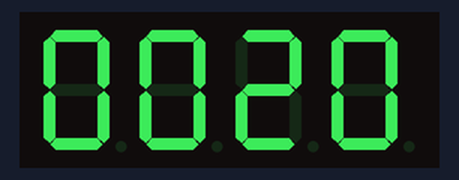
The sketch below on a simulated Arduino Uno, built with avr-gcc and run on an emulated ATmega328P. On the bench: 4-digit seven-segment display. Wiring (inferred from the names in the program): 4-digit 7-segment display, segments lit when HIGH: segments pin 2, pin 3, pin 4, pin 5, pin 6, pin 7, pin 8, pin 9; digit selects pin 10, pin 11, pin 12, pin 13. The segment pins are drawn as the display they are named for.

Above: at 0.1 s.
At 4.1 s:
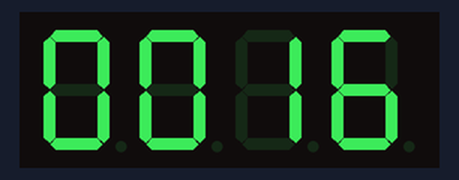
At 9.2 s:
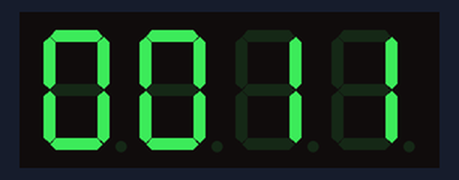
At 14.2 s:
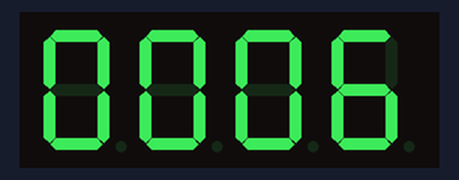
At 18.3 s:
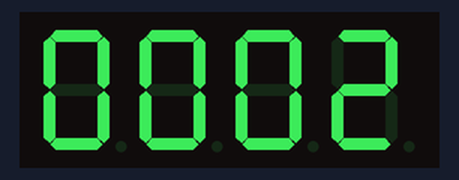
At 37.4 s:
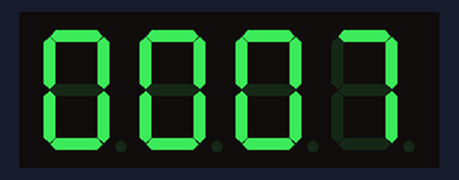

The sketch:

_7segment4digit_5641ah_dec17a.ino
```cpp
/*
  Project: 4-Digit 7-segment display module (common cathode)
  Function: Timer. You can see the number on timer decreases by 1 second from 20 to 0 then timer will flash twice and restart
  in 2 seconds
*/
//*************************************************************
//the pins of 4-digit 7-segment display attached to arduino board digital pins 2 - 13 respectively
const int a = 2;
const int b = 3;
const int c = 4;
const int d = 5;
const int e = 6;
const int f = 7;
const int g = 8;
const int DP = 9;// dot is not used in this project
const int D1 = 10;
const int D2 = 11;
const int D3 = 12;
const int D4 = 13;

int dig1 = 0;
int dig2 = 0;
int dig3 = 2;
int dig4 = 0;

const int delayTime = 5;//delay set to 5 ms
int i = 20;        //declare the variable - 20 seconds timer. you can change it to your desired number
long timer = millis() + 1000;//if you put number less then 1000 the counting will be faster
//*************************************************************
void setup()
{
  Serial.begin(9600);//initialize serial communications at 9600 bps
//set all the pins of the LED display as output
  pinMode(a, OUTPUT);
  pinMode(b, OUTPUT);
  pinMode(c, OUTPUT);
  pinMode(d, OUTPUT);
  pinMode(e, OUTPUT);
  pinMode(f, OUTPUT);
  pinMode(g, OUTPUT);
  pinMode(D1, OUTPUT);
  pinMode(D2, OUTPUT);
  pinMode(D3, OUTPUT);
  pinMode(D4, OUTPUT);
  pinMode(DP, OUTPUT);
}

void loop()
{
  //the counter
  while (i > 0)
  {
    if (millis() > timer) {
      i--;
      if (i < 1) {
        delay(500);
        digitalWrite(D1, LOW);
        digitalWrite(D2, LOW);
        digitalWrite(D3, LOW);
        digitalWrite(D4, LOW);
        delay(500);
        digitalWrite(D1, HIGH);
        digitalWrite(D2, HIGH);
        digitalWrite(D3, HIGH);
        digitalWrite(D4, HIGH);
        delay(500);
        digitalWrite(D1, LOW);
        digitalWrite(D2, LOW);
        digitalWrite(D3, LOW);
        digitalWrite(D4, LOW);
        delay(500);
        digitalWrite(D1, HIGH);
        digitalWrite(D2, HIGH);
        digitalWrite(D3, HIGH);
        digitalWrite(D4, HIGH);


        delay(2000);//delay set for 2 seconds before the timer do reset
        i = 20;                //timer set to 20 seconds.change it to your desired number

      }
      dig1 = i / 100;
      dig2 = (i - (dig1 * 100)) / 100;
      dig3 = (i - (dig1 * 100 + dig2 * 100)) / 10;
      dig4 = i % 10;
      timer = millis() + 1000;//if you put number less then 1000 the counting will be faster

    }

    digitalWrite(D4, LOW);    //Digit 4
    pickNumber(dig4);
    delay(delayTime);
    digitalWrite(D4, HIGH);

    digitalWrite(D3, LOW);    //Digit 3
    pickNumber(dig3);
    delay(delayTime);
    digitalWrite(D3, HIGH);

    digitalWrite(D2, LOW);   //Digit 2
    pickNumber(dig2);
    delay(delayTime);
    digitalWrite(D2, HIGH);

    digitalWrite(D1, LOW);   //Digit 1
    pickNumber(dig1);
    delay(delayTime);
    digitalWrite(D1, HIGH);
  }

}
//*************************************************************
//The function is to control the 7-segment LED display to display numbers. Here x is the number to be displayed. It is an integer from 0 to 9

void pickNumber(int x) {
  switch (x) {
    case 1: number1(); break;
    case 2: number2(); break;
    case 3: number3(); break;
    case 4: number4(); break;
    case 5: number5(); break;
    case 6: number6(); break;
    case 7: number7(); break;
    case 8: number8(); break;
    case 9: number9(); break;
    default: number0(); break;
  }
}
//*************************************************************
void clearLEDs()
{
  digitalWrite(a, LOW);
  digitalWrite(b, LOW);
  digitalWrite(c, LOW);
  digitalWrite(d, LOW);
  digitalWrite(e, LOW);
  digitalWrite(f, LOW);
  digitalWrite(g, LOW);
  digitalWrite(DP, LOW);
}

void number1()             //Number 1
{
  digitalWrite(a, LOW);
  digitalWrite(b, HIGH);
  digitalWrite(c, HIGH);
  digitalWrite(d, LOW);
  digitalWrite(e, LOW);
  digitalWrite(f, LOW);
  digitalWrite(g, LOW);
}

void number2()             //Number 2
{
  digitalWrite(a, HIGH);
  digitalWrite(b, HIGH);
  digitalWrite(c, LOW);
  digitalWrite(d, HIGH);
  digitalWrite(e, HIGH);
  digitalWrite(f, LOW);
  digitalWrite(g, HIGH);
}

void number3()            //Number 3
{
  digitalWrite(a, HIGH);
  digitalWrite(b, HIGH);
  digitalWrite(c, HIGH);
  digitalWrite(d, HIGH);
  digitalWrite(e, LOW);
  digitalWrite(f, LOW);
  digitalWrite(g, HIGH);
}

void number4()             //Number 4
{
  digitalWrite(a, LOW);
  digitalWrite(b, HIGH);
  digitalWrite(c, HIGH);
  digitalWrite(d, LOW);
  digitalWrite(e, LOW);
  digitalWrite(f, HIGH);
  digitalWrite(g, HIGH);
}

void number5()             //Number 5
{
  digitalWrite(a, HIGH);
  digitalWrite(b, LOW);
  digitalWrite(c, HIGH);
  digitalWrite(d, HIGH);
  digitalWrite(e, LOW);
  digitalWrite(f, HIGH);
  digitalWrite(g, HIGH);
}

void number6()             //Number 6
{
  digitalWrite(a, HIGH);
  digitalWrite(b, LOW);
  digitalWrite(c, HIGH);
  digitalWrite(d, HIGH);
  digitalWrite(e, HIGH);
  digitalWrite(f, HIGH);
  digitalWrite(g, HIGH);
}

void number7()            //Number 7
{
  digitalWrite(a, HIGH);
  digitalWrite(b, HIGH);
  digitalWrite(c, HIGH);
  digitalWrite(d, LOW);
  digitalWrite(e, LOW);
  digitalWrite(f, LOW);
  digitalWrite(g, LOW);
}

void number8()            //Number 8
{
  digitalWrite(a, HIGH);
  digitalWrite(b, HIGH);
  digitalWrite(c, HIGH);
  digitalWrite(d, HIGH);
  digitalWrite(e, HIGH);
  digitalWrite(f, HIGH);
  digitalWrite(g, HIGH);
}

void number9()             //Number 9
{
  digitalWrite(a, HIGH);
  digitalWrite(b, HIGH);
  digitalWrite(c, HIGH);
  digitalWrite(d, HIGH);
  digitalWrite(e, LOW);
  digitalWrite(f, HIGH);
  digitalWrite(g, HIGH);
}

void number0()             //Number 0
{
  digitalWrite(a, HIGH);
  digitalWrite(b, HIGH);
  digitalWrite(c, HIGH);
  digitalWrite(d, HIGH);
  digitalWrite(e, HIGH);
  digitalWrite(f, HIGH);
  digitalWrite(g, LOW);
}
```

Measured:
- what the display in image 0 shows lasts 1.0 s, from 0.1 s to 1.1 s
